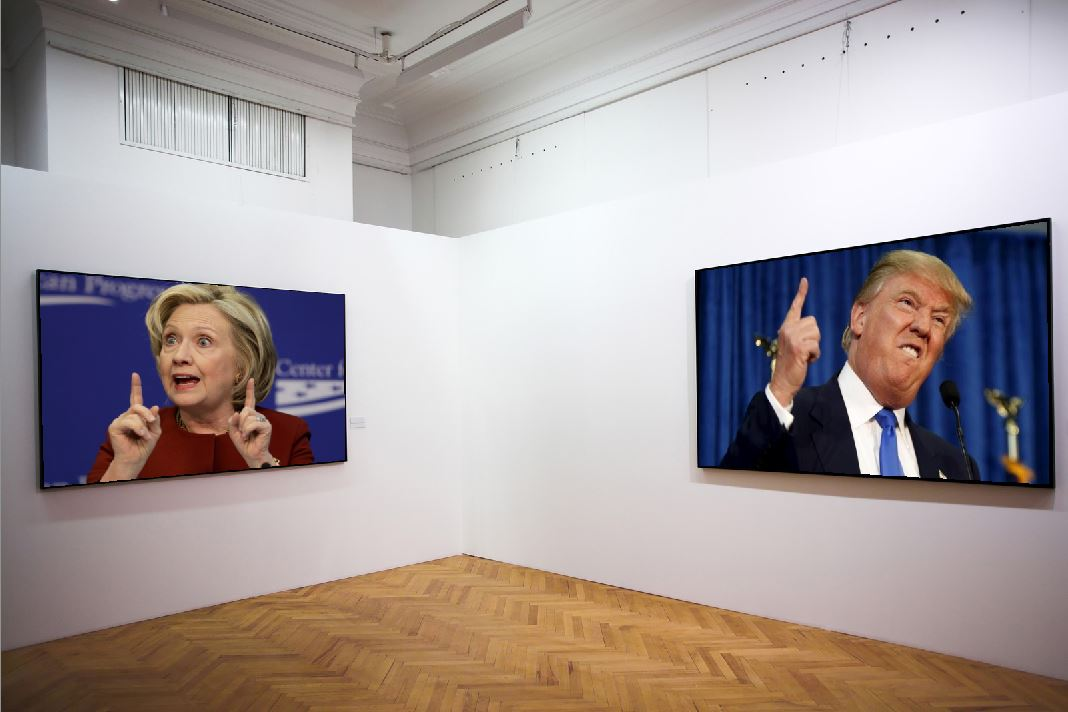
%> input picture HW2/debate.jpg, 1068 x 712 px
$ octave prob2.m   (GNU Octave 9; MATLAB toolbox functions it lacks are replaced by stand-ins)
%> lines starting %> are read from the running program, lines starting %| are printed output that depends on the picture; in (x1, y1, x2, y2) boxes, pixels count from 0 and x2, y2 are one past the last pixel; in counts of white or black regions, pixels touching at a corner belong together; the program's own positions count from 1
### HW2/prob2_A.m
function [MSVD,  MEIG] = prob2_A(pointsA, pointsB)
    [n, ~] = size(pointsA(:,1));
    Ai = [pointsA(:,1), pointsA(:,2), ones(n, 1), ...
          zeros(n, 1), zeros(n, 1), zeros(n, 1),...
          -pointsB(:,1).*pointsA(:,1),  -pointsB(:,1).*pointsA(:,2) -pointsB(:,1)];
    Aj = [zeros(n, 1), zeros(n, 1), zeros(n, 1),  ...
         pointsA(:,1), pointsA(:,2), ones(n, 1), ...
          -pointsB(:,2).*pointsA(:,1),  -pointsB(:,2).*pointsA(:,2), -pointsB(:,2)];
    A = [];
    for i = 1:n
        A = [A; Ai(i, :); Aj(i, :)];
    end

    [V,D] = eig( A'*A );
    index = max(D) == min(max(D));
    eigenvector_min = V(:, index);
    [~, S, V] = svd( A'*A);
    index = max(S) == min(max(S));
    singular_min = V(:, index);
    MSVD = transformVector2Matrix(singular_min);
    MEIG = transformVector2Matrix(eigenvector_min);

end
function matrix = transformVector2Matrix(vector)
    matrix = zeros(3,3);
    matrix(1, :) = vector(1:3);
    matrix(2, :) = vector(4:6);
    matrix(3, :) = vector(7:9);
end

### HW2/prob2_B.m
function prob2_B(H, points_R, points_L, image)

    image_RL = changePoints(image, image, points_R, H);
%     figure;
%     imshow(image_result);
    image_LR = changePoints(image, image_RL, points_L, inv(H));
    figure;
    imshow(image_LR);
end

function image_new = changePoints(image, image_new, points, H)

    [h, w, ~] = size(image);
    mask = poly2mask( points(:,2), points(:,1), h, w );


    for i=1:h
        for j=1:w

            if(mask(i, j) == 1)
                temp = H*[i;j;1];
                image_new(i, j, :)  = Color_bilinear([temp(1)/temp(3); temp(2)/temp(3)], image);
            end

        end
    end

end
% [14 lines left out: function Color_bilinear, not called in this run]

### HW2/prob2.m
clear all; clc; close all;

% %%
% [points_left, points_right] = clicker_prob2('C:\CV HW2\HW2_release\data\\debate.jpg');
% save('pointsLR','points_left','points_right');
%% Part A

load('pointsLR.mat')
[MSVD,  MEIG] = prob2_A(points_left, points_right);
%% Part B

imagePath = 'C:\CV HW2\HW2_release\data\\debate.jpg';
image = imread(imagePath);
%> image is the input picture: size 712x1068x3 uint8; mean R, G, B 166.4, 155.9, 154.9

prob2_B(MEIG, points_left, points_right, image);
%> after the loop in changePoints, `for i=1:h`:
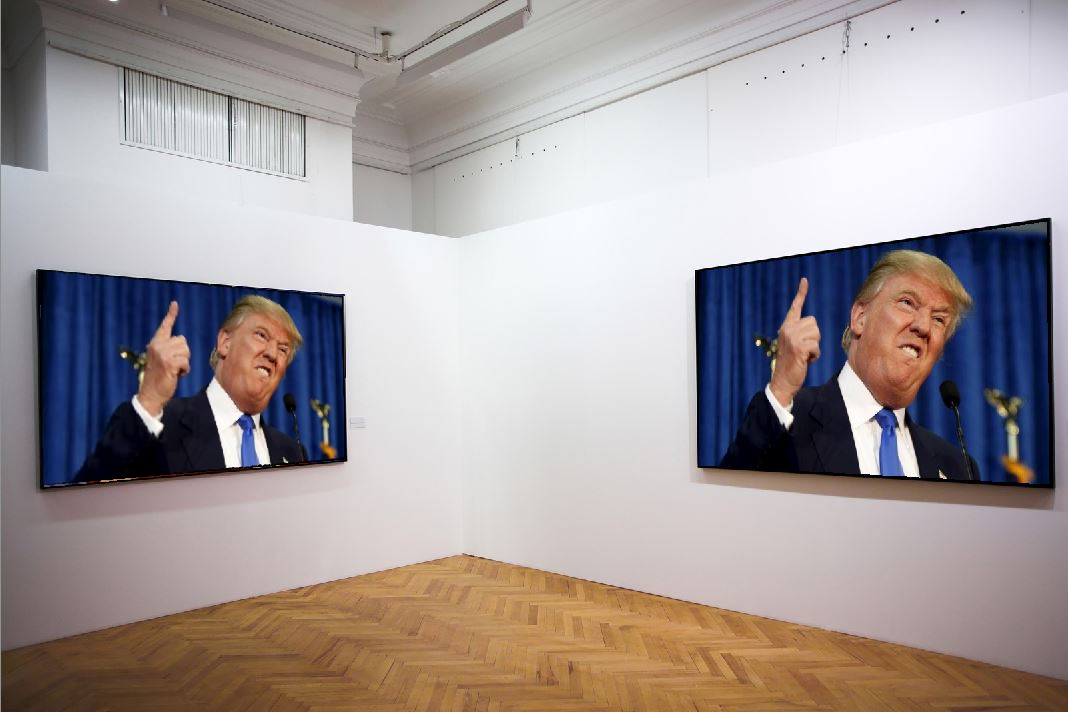
%> image_new: size 712x1068x3 uint8; 7.58% of pixels changed, all inside (x1, y1, x2, y2) = (40, 270, 346, 486)
%> after the loop in changePoints, `for i=1:h`: temp = [0.665; 0.998; 0.00143]
%> after the loop in changePoints (call 2), `for i=1:h`:
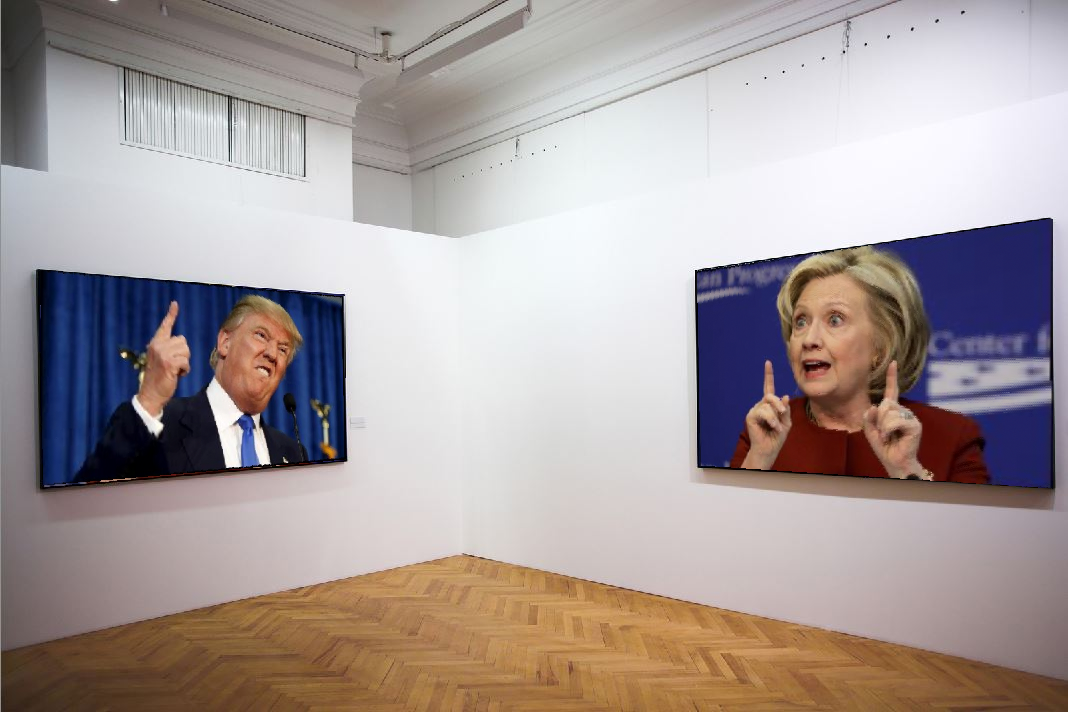
%> image_new: size 712x1068x3 uint8; 10.84% of pixels changed, all inside (x1, y1, x2, y2) = (697, 219, 1053, 489)
%> after the loop in changePoints (call 2), `for i=1:h`: temp = [589414.9; 443541.6; 1280.5]
% part2_B(MSVD, points_left, points_right, image, 'SVD');
%% Part C

% Click
% [points_wall_left, points_wall_right] = clicker_prob2('C:\CV HW2\HW2_release\data\\debate.jpg');
% save('pointsLR_wall.mat', 'points_wall_left', 'points_wall_right');
% %%
clear all; clc; close all;
%> (the run ends here)
